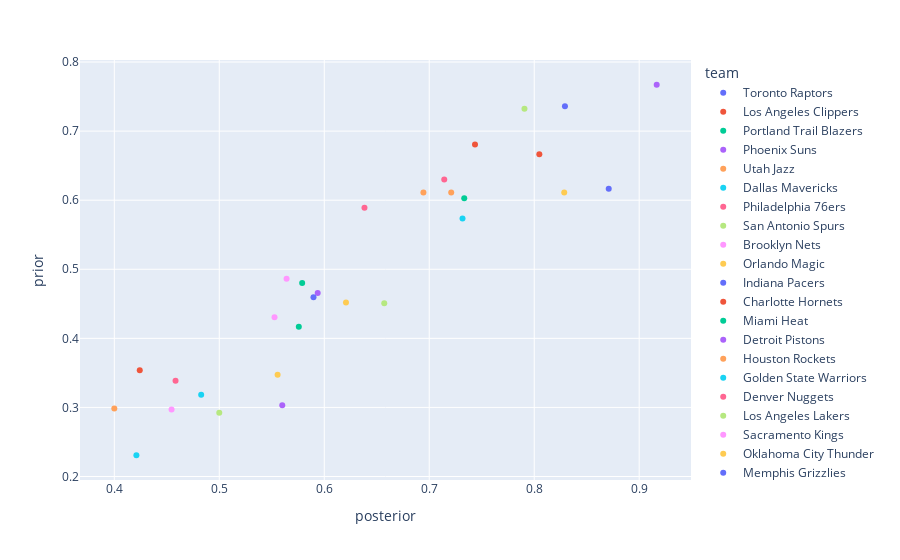

Notebook code cell kept with this figure:
### Code cell
df = pd.DataFrame(q1_dict).T.reset_index()
df.columns = ['team', *df.columns[1:]]
fig = px.scatter(df, x='posterior', y='prior', color='team')
fig.update_traces(hovertemplate=' ')

### Figure 1 — Plotly figure (JSON) as saved in the notebook; plotly's stock layout.template omitted (floating-point values rounded to 4 significant figures)
{"data": [{"hovertemplate": " ", "legendgroup": "Toronto Raptors", "marker": {"color": "#636efa", "symbol": "circle"}, "mode": "markers", "name": "Toronto Raptors", "orientation": "v", "showlegend": true, "type": "scatter", "x": [0.8293], "xaxis": "x", "y": [0.7361], "yaxis": "y"}, {"hovertemplate": " ", "legendgroup": "Los Angeles Clippers", "marker": {"color": "#EF553B", "symbol": "circle"}, "mode": "markers", "name": "Los Angeles Clippers", "orientation": "v", "showlegend": true, "type": "scatter", "x": [0.7436], "xaxis": "x", "y": [0.6806], "yaxis": "y"}, {"hovertemplate": " ", "legendgroup": "Portland Trail Blazers", "marker": {"color": "#00cc96", "symbol": "circle"}, "mode": "markers", "name": "Portland Trail Blazers", "orientation": "v", "showlegend": true, "type": "scatter", "x": [0.5789], "xaxis": "x", "y": [0.48], "yaxis": "y"}, {"hovertemplate": " ", "legendgroup": "Phoenix Suns", "marker": {"color": "#ab63fa", "symbol": "circle"}, "mode": "markers", "name": "Phoenix Suns", "orientation": "v", "showlegend": true, "type": "scatter", "x": [0.5938], "xaxis": "x", "y": [0.4658], "yaxis": "y"}, {"hovertemplate": " ", "legendgroup": "Utah Jazz", "marker": {"color": "#FFA15A", "symbol": "circle"}, "mode": "markers", "name": "Utah Jazz", "orientation": "v", "showlegend": true, "type": "scatter", "x": [0.6944], "xaxis": "x", "y": [0.6111], "yaxis": "y"}, {"hovertemplate": " ", "legendgroup": "Dallas Mavericks", "marker": {"color": "#19d3f3", "symbol": "circle"}, "mode": "markers", "name": "Dallas Mavericks", "orientation": "v", "showlegend": true, "type": "scatter", "x": [0.7317], "xaxis": "x", "y": [0.5733], "yaxis": "y"}, {"hovertemplate": " ", "legendgroup": "Philadelphia 76ers", "marker": {"color": "#FF6692", "symbol": "circle"}, "mode": "markers", "name": "Philadelphia 76ers", "orientation": "v", "showlegend": true, "type": "scatter", "x": [0.6383], "xaxis": "x", "y": [0.589], "yaxis": "y"}, {"hovertemplate": " ", "legendgroup": "San Antonio Spurs", "marker": {"color": "#B6E880", "symbol": "circle"}, "mode": "markers", "name": "San Antonio Spurs", "orientation": "v", "showlegend": true, "type": "scatter", "x": [0.6571], "xaxis": "x", "y": [0.4507], "yaxis": "y"}, {"hovertemplate": " ", "legendgroup": "Brooklyn Nets", "marker": {"color": "#FF97FF", "symbol": "circle"}, "mode": "markers", "name": "Brooklyn Nets", "orientation": "v", "showlegend": true, "type": "scatter", "x": [0.5641], "xaxis": "x", "y": [0.4861], "yaxis": "y"}, {"hovertemplate": " ", "legendgroup": "Orlando Magic", "marker": {"color": "#FECB52", "symbol": "circle"}, "mode": "markers", "name": "Orlando Magic", "orientation": "v", "showlegend": true, "type": "scatter", "x": [0.6207], "xaxis": "x", "y": [0.4521], "yaxis": "y"}, {"hovertemplate": " ", "legendgroup": "Indiana Pacers", "marker": {"color": "#636efa", "symbol": "circle"}, "mode": "markers", "name": "Indiana Pacers", "orientation": "v", "showlegend": true, "type": "scatter", "x": [0.871], "xaxis": "x", "y": [0.6164], "yaxis": "y"}, {"hovertemplate": " ", "legendgroup": "Charlotte Hornets", "marker": {"color": "#EF553B", "symbol": "circle"}, "mode": "markers", "name": "Charlotte Hornets", "orientation": "v", "showlegend": true, "type": "scatter", "x": [0.4242], "xaxis": "x", "y": [0.3538], "yaxis": "y"}, {"hovertemplate": " ", "legendgroup": "Miami Heat", "marker": {"color": "#00cc96", "symbol": "circle"}, "mode": "markers", "name": "Miami Heat", "orientation": "v", "showlegend": true, "type": "scatter", "x": [0.7333], "xaxis": "x", "y": [0.6027], "yaxis": "y"}, {"hovertemplate": " ", "legendgroup": "Detroit Pistons", "marker": {"color": "#ab63fa", "symbol": "circle"}, "mode": "markers", "name": "Detroit Pistons", "orientation": "v", "showlegend": true, "type": "scatter", "x": [0.56], "xaxis": "x", "y": [0.303], "yaxis": "y"}, {"hovertemplate": " ", "legendgroup": "Houston Rockets", "marker": {"color": "#FFA15A", "symbol": "circle"}, "mode": "markers", "name": "Houston Rockets", "orientation": "v", "showlegend": true, "type": "scatter", "x": [0.7209], "xaxis": "x", "y": [0.6111], "yaxis": "y"}, {"hovertemplate": " ", "legendgroup": "Golden State Warriors", "marker": {"color": "#19d3f3", "symbol": "circle"}, "mode": "markers", "name": "Golden State Warriors", "orientation": "v", "showlegend": true, "type": "scatter", "x": [0.4211], "xaxis": "x", "y": [0.2308], "yaxis": "y"}, {"hovertemplate": " ", "legendgroup": "Denver Nuggets", "marker": {"color": "#FF6692", "symbol": "circle"}, "mode": "markers", "name": "Denver Nuggets", "orientation": "v", "showlegend": true, "type": "scatter", "x": [0.7143], "xaxis": "x", "y": [0.6301], "yaxis": "y"}, {"hovertemplate": " ", "legendgroup": "Los Angeles Lakers", "marker": {"color": "#B6E880", "symbol": "circle"}, "mode": "markers", "name": "Los Angeles Lakers", "orientation": "v", "showlegend": true, "type": "scatter", "x": [0.7907], "xaxis": "x", "y": [0.7324], "yaxis": "y"}, {"hovertemplate": " ", "legendgroup": "Sacramento Kings", "marker": {"color": "#FF97FF", "symbol": "circle"}, "mode": "markers", "name": "Sacramento Kings", "orientation": "v", "showlegend": true, "type": "scatter", "x": [0.5526], "xaxis": "x", "y": [0.4306], "yaxis": "y"}, {"hovertemplate": " ", "legendgroup": "Oklahoma City Thunder", "marker": {"color": "#FECB52", "symbol": "circle"}, "mode": "markers", "name": "Oklahoma City Thunder", "orientation": "v", "showlegend": true, "type": "scatter", "x": [0.8286], "xaxis": "x", "y": [0.6111], "yaxis": "y"}, {"hovertemplate": " ", "legendgroup": "Memphis Grizzlies", "marker": {"color": "#636efa", "symbol": "circle"}, "mode": "markers", "name": "Memphis Grizzlies", "orientation": "v", "showlegend": true, "type": "scatter", "x": [0.5897], "xaxis": "x", "y": [0.4595], "yaxis": "y"}, {"hovertemplate": " ", "legendgroup": "Boston Celtics", "marker": {"color": "#EF553B", "symbol": "circle"}, "mode": "markers", "name": "Boston Celtics", "orientation": "v", "showlegend": true, "type": "scatter", "x": [0.8049], "xaxis": "x", "y": [0.6667], "yaxis": "y"}, {"hovertemplate": " ", "legendgroup": "New Orleans Pelicans", "marker": {"color": "#00cc96", "symbol": "circle"}, "mode": "markers", "name": "New Orleans Pelicans", "orientation": "v", "showlegend": true, "type": "scatter", "x": [0.5758], "xaxis": "x", "y": [0.4167], "yaxis": "y"}, {"hovertemplate": " ", "legendgroup": "Milwaukee Bucks", "marker": {"color": "#ab63fa", "symbol": "circle"}, "mode": "markers", "name": "Milwaukee Bucks", "orientation": "v", "showlegend": true, "type": "scatter", "x": [0.9167], "xaxis": "x", "y": [0.7671], "yaxis": "y"}, {"hovertemplate": " ", "legendgroup": "Atlanta Hawks", "marker": {"color": "#FFA15A", "symbol": "circle"}, "mode": "markers", "name": "Atlanta Hawks", "orientation": "v", "showlegend": true, "type": "scatter", "x": [0.4], "xaxis": "x", "y": [0.2985], "yaxis": "y"}, {"hovertemplate": " ", "legendgroup": "New York Knicks", "marker": {"color": "#19d3f3", "symbol": "circle"}, "mode": "markers", "name": "New York Knicks", "orientation": "v", "showlegend": true, "type": "scatter", "x": [0.4828], "xaxis": "x", "y": [0.3182], "yaxis": "y"}, {"hovertemplate": " ", "legendgroup": "Chicago Bulls", "marker": {"color": "#FF6692", "symbol": "circle"}, "mode": "markers", "name": "Chicago Bulls", "orientation": "v", "showlegend": true, "type": "scatter", "x": [0.4583], "xaxis": "x", "y": [0.3385], "yaxis": "y"}, {"hovertemplate": " ", "legendgroup": "Cleveland Cavaliers", "marker": {"color": "#B6E880", "symbol": "circle"}, "mode": "markers", "name": "Cleveland Cavaliers", "orientation": "v", "showlegend": true, "type": "scatter", "x": [0.5], "xaxis": "x", "y": [0.2923], "yaxis": "y"}, {"hovertemplate": " ", "legendgroup": "Minnesota Timberwolves", "marker": {"color": "#FF97FF", "symbol": "circle"}, "mode": "markers", "name": "Minnesota Timberwolves", "orientation": "v", "showlegend": true, "type": "scatter", "x": [0.4545], "xaxis": "x", "y": [0.2969], "yaxis": "y"}, {"hovertemplate": " ", "legendgroup": "Washington Wizards", "marker": {"color": "#FECB52", "symbol": "circle"}, "mode": "markers", "name": "Washington Wizards", "orientation": "v", "showlegend": true, "type": "scatter", "x": [0.5556], "xaxis": "x", "y": [0.3472], "yaxis": "y"}], "layout": {"legend": {"title": {"text": "team"}, "tracegroupgap": 0}, "margin": {"t": 60}, "xaxis": {"anchor": "y", "domain": [0, 1], "title": {"text": "posterior"}}, "yaxis": {"anchor": "x", "domain": [0, 1], "title": {"text": "prior"}}}}
